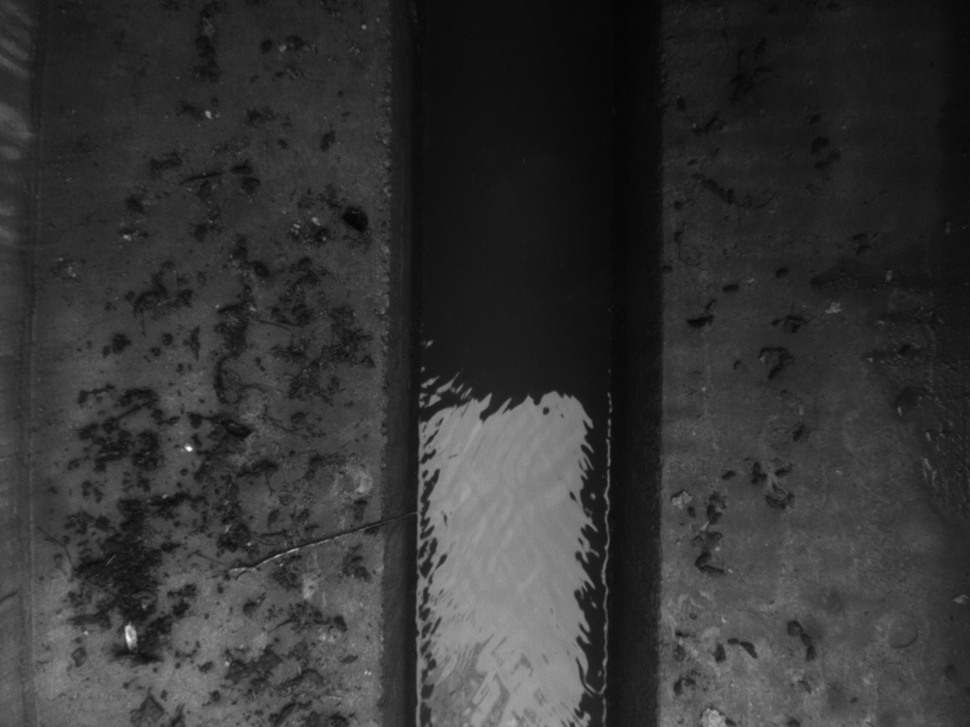
//> input picture test6.bmp, 970 x 727 px, shrunk from 1280 x 960 before the run
$ ./main   (built with g++ and OpenCV 4)
//> lines starting //> are read from the running program, lines starting //| are printed output that depends on the picture
#include "opencv2/imgproc/imgproc.hpp"
#include "opencv2/highgui/highgui.hpp"
#include <stdlib.h>
#include <stdio.h>
#include <string>
#include <fstream>
#include <iostream>

using namespace cv;
using namespace std;

bool myComparison(const pair<int,int> &a,const pair<int,int> &b)
{
	 return a.first > b.first;
}

bool myComparisonD(const pair<double,int> &a,const pair<double,int> &b)
{
	return a.first > b.first;
}

// sobel
int main( int argc, char** argv )
{
	Mat src, src_gray, dst;
	char* window_name = "Sobel Demo - Simple Edge Detector";
	int scale = 1;
	int delta = 0;
	int ddepth = CV_16S;

	int c;

    string filename = "/home/igorpesic/ClionProjects/AutoROIdetection/test6.bmp";
	/// Load an image
	src = imread(filename);
//> src is the input picture: 727 rows x 970 cols, CV_8UC3; min 3, max 255, mean 52.7

	if( !src.data )
	{ return -1; }

	GaussianBlur( src, src, Size(3,3), 0, 0, BORDER_DEFAULT );

	/// Convert it to gray
	cvtColor( src, src_gray, CV_BGR2GRAY );

	double claheSize = 1.8;
	Ptr<CLAHE> clahe = createCLAHE(claheSize, Size(claheSize, claheSize));
	Mat outputImg;
	clahe->apply(src_gray, src_gray);
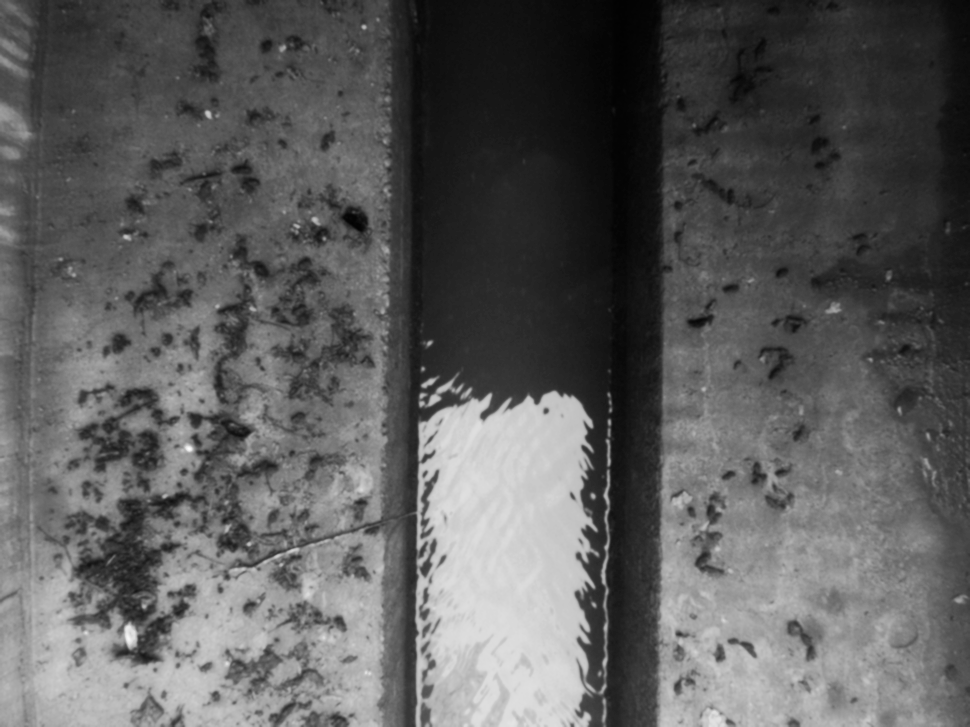
//> src_gray: 727 rows x 970 cols, CV_8UC1; min 2, max 251, mean 92.9

	/// Create window
	namedWindow( "after clahe", CV_WINDOW_NORMAL );
	imshow( "after clahe", src_gray );
	waitKey(0);

	/// Create window
	namedWindow( window_name, CV_WINDOW_NORMAL );

	/// Generate grad_x and grad_y
	Mat grad_x, grad_y;
	Mat abs_grad_x, abs_grad_y;

	/// Gradient X
	//Scharr( src_gray, grad_x, ddepth, 1, 0, scale, delta, BORDER_DEFAULT );
	Sobel( src_gray, grad_x, ddepth, 4, 0, 5, scale, delta, BORDER_ISOLATED );
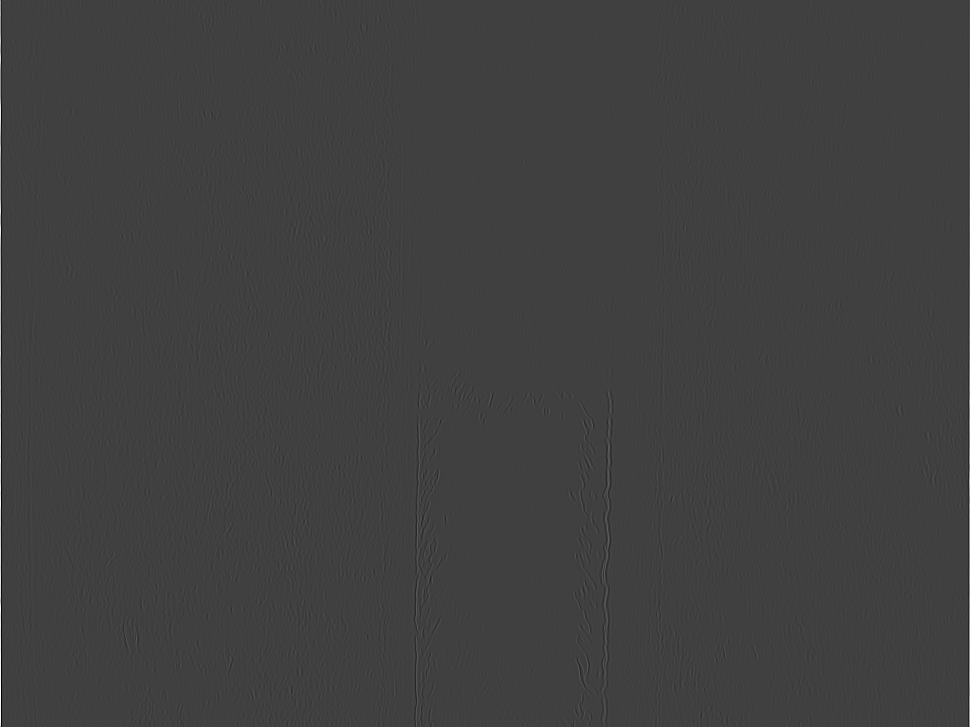
//> grad_x: 727 rows x 970 cols, CV_16SC1; min -2801, max 8307, mean 5.7; drawn with min black and max white
	convertScaleAbs( grad_x, abs_grad_x );
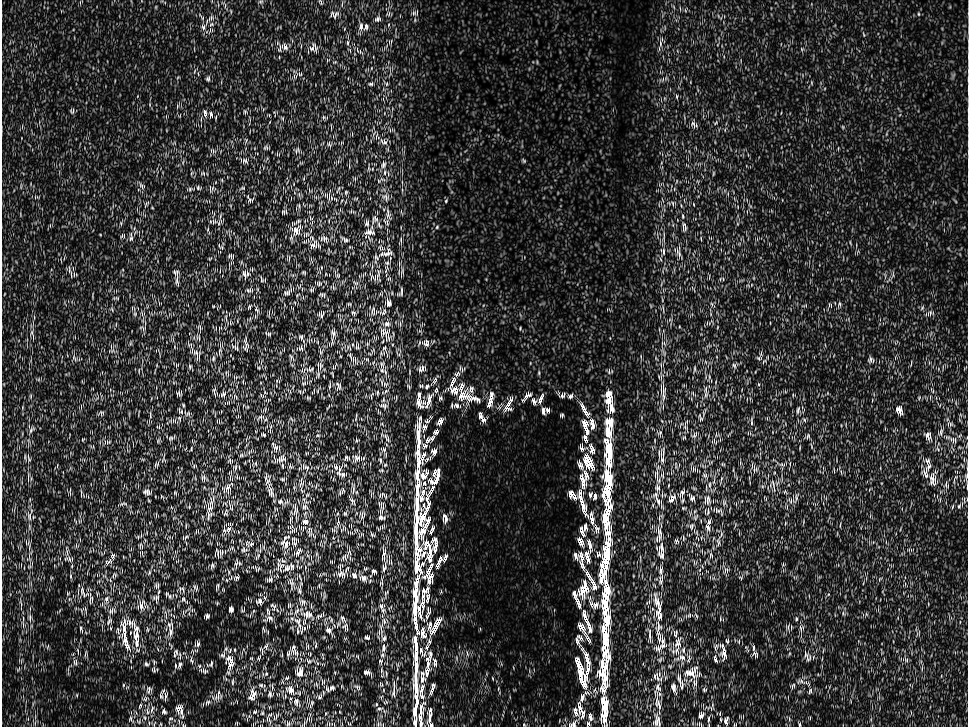
//> abs_grad_x: 727 rows x 970 cols, CV_8UC1; min 0, max 255, mean 56.3

	// filter dark pixels
	inRange(abs_grad_x, 150, 255, abs_grad_x);
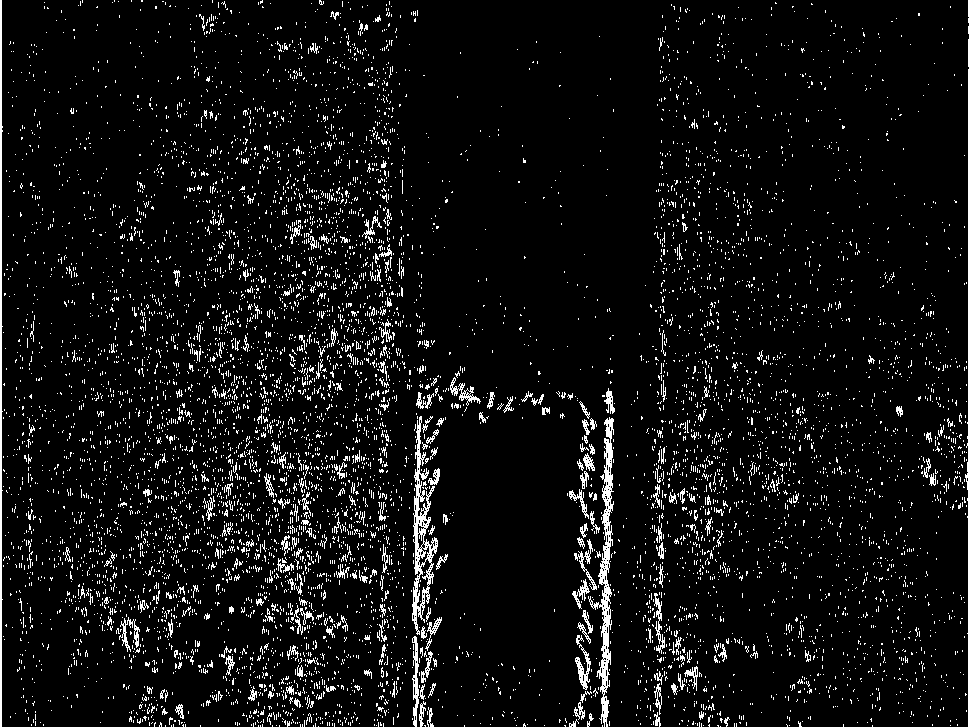
//> abs_grad_x: 727 rows x 970 cols, CV_8UC1; 6.3% white in thin lines or dots

	Mat col_sum;
	cv::reduce(abs_grad_x, col_sum, 0, CV_REDUCE_SUM, CV_32S);
//> col_sum = 970 values, max 185385 at index 0, min 0 at index 495, mean 11713.4
	cout << "columns sumed up" << endl;
	cout << col_sum << endl;
//> (printed output is left out)
	ofstream myfile;
	myfile.open ("/home/igorpesic/ClionProjects/AutoROIdetection/example.txt");
	myfile << col_sum;
	myfile.close();

	// get gradient of col_sum
	vector<int> grad(col_sum.cols-1, 0);
	for(int i = 0; i < grad.size(); i++)
	{
		grad[i] = abs(col_sum.at<int>(i) - col_sum.at<int>(i+1));
	}
//> after the loop, grad = 969 values, max 183345 at index 1, min 0 at index 0, mean 2865.3


	// pixels to cut off left and right
	// TODO: we'll need this later to adjust the results
	int cutoff = 7;
	//grad.erase(grad.begin(), grad.begin()+cutoff);
	//grad.erase(grad.end()-cutoff , grad.end());

	// save 20 cols with biggest values
	int size_to_save = 30;
	vector<pair<int,int> > max_grad(size_to_save);
	for(int i = 0; i < grad.size(); i++){
		if(grad[i] > max_grad[size_to_save-1].first){
			max_grad[size_to_save-1].first = grad[i];
			max_grad[size_to_save-1].second = i;
			sort(max_grad.begin(), max_grad.end(), myComparison);
		}
	}
//> after the loop, max_grad = 30 pairs, first 12: [183345, 1], [172890, 967], [28305, 414], [23460, 417], [20655, 412], [17340, 610], [17340, 601], [15555, 661], [15300, 658], [14790, 605], [14280, 603], [14280, 660]

	// for all of the found, find ave (with the other +-20 pixels) and choose those with the biggest diff from ave
	int local_area = 10;
	vector<pair<double,int> > diff_to_ave;
	for(int i = 0; i < size_to_save; i++)
	{
		int local_sum = 0;
		for(int j = max_grad[i].second-local_area; j < max_grad[i].second+local_area; j++)
		{
			if(j < 0 || j > grad.size())
			{
				local_sum = 0;
				break;
			}
			if(j == max_grad[i].second)
				continue;
			local_sum += grad[j];
		}
		double ave = (double)(local_sum) / (double)(local_area*2.0);
		double res;
		ave == 0 ? res = 0 : res = max_grad[i].first - ave;		// res = 0 for edges of the image
		diff_to_ave.push_back(pair<double,int>(res, max_grad[i].second));
	}
//> this loop made 30 passes
//> (local_sum, ave, res) on passes 3 to 14: (92565, 4628.2, 23676.8), (105315, 5265.8, 18194.2), (98685, 4934.2, 15720.8), (119340, 5967, 11373), (110160, 5508, 11832), (119850, 5992.5, 9562.5), (111945, 5597.2, 9702.8), (128775, 6438.8, 8351.2), (124950, 6247.5, 8032.5), (121125, 6056.2, 8223.8), (124440, 6222, 7803), (128265, 6413.2, 6846.8)
//> (local_sum, ave) on passes 1 to 2: (0, 0), (0, 0)
	sort(diff_to_ave.begin(), diff_to_ave.end(), myComparisonD);
//> diff_to_ave = 30 pairs, first 12: [23676.8, 414], [18194.2, 417], [15720.8, 412], [11832, 601], [11373, 610], [9702.8, 658], [9562.5, 661], [8427.8, 381], [8364, 214], [8351.2, 605], [8223.8, 660], [8032.5, 603]

	int line_col_1, line_col_2;	// columns of the two ROI lines
	bool line_col_2_found = false;
	bool left_found = false;

	line_col_1 = diff_to_ave[0].second;
//> line_col_1 = 414
	if(line_col_1 < round(abs_grad_x.cols / 2.0))
		left_found = true;
	for(int i = 0; i < size_to_save; i++)
	{
		cout << "max: " << diff_to_ave[i].first << " at place " <<  diff_to_ave[i].second <<  endl;
		if(abs(diff_to_ave[i].second - line_col_1) > 10 && !line_col_2_found
				&& ((left_found && diff_to_ave[i].second > round(abs_grad_x.cols / 2.0))
					 || (!left_found && diff_to_ave[i].second < round(abs_grad_x.cols / 2.0)) ) )
		{
			line_col_2 = diff_to_ave[i].second;
			line_col_2_found = true;
			cout << "line_col_2: " << line_col_2 << endl;
		}

	}
//> this loop made 30 passes
//> line_col_2 on pass 4: 601
//| max: 23676.8 at place 414
//| max: 18194.2 at place 417
//| max: 15720.8 at place 412
//| max: 11832 at place 601
//| line_col_2: 601
//| max: 11373 at place 610
//| max: 9702.75 at place 658
//| max: 9562.5 at place 661
//| max: 8427.75 at place 381
//> (output is shown up to pass 8 of 30)
//> after the loop, line_col_2 = 601; line_col_2_found = true

	imshow( window_name, abs_grad_x );
	Point ptUL(line_col_1, 0);
//> ptUL = Point(414, 0)
	Point ptUR(line_col_2, 0);
//> ptUR = Point(601, 0)
	Point ptDL(line_col_1, src.rows);
//> ptDL = Point(414, 727)
	Point ptDR(line_col_2, src.rows);
//> ptDR = Point(601, 727)
	line(src, ptUL, ptDL, Scalar(255,0,0));
	line(src, ptUR, ptDR, Scalar(0,255,0));
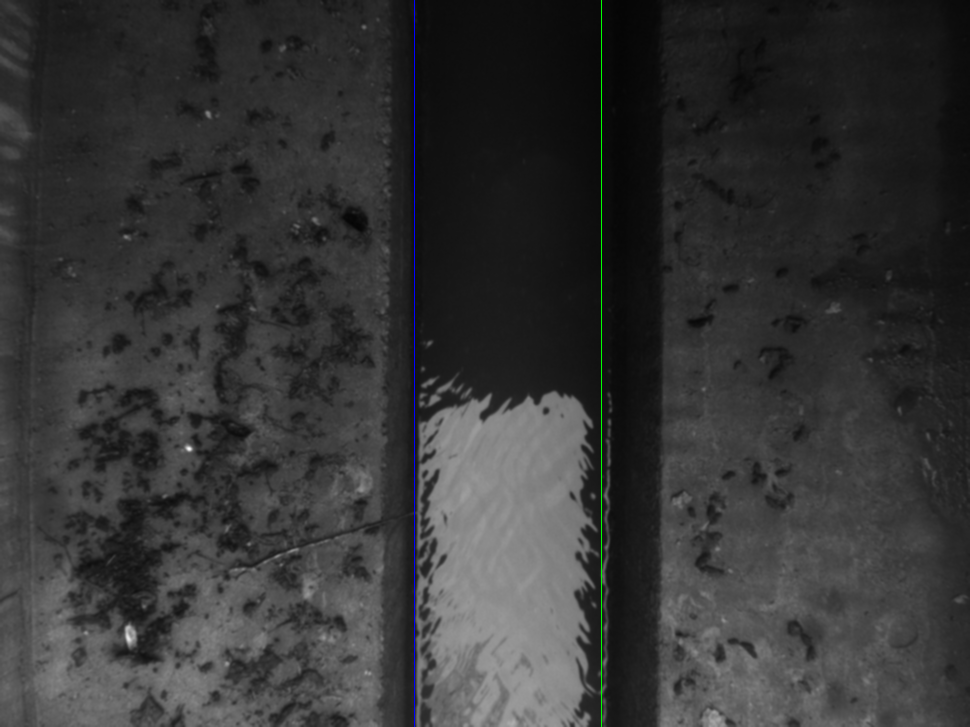
//> src: 727 rows x 970 cols, CV_8UC3; mean B, G, R 53, 53, 52.7
	waitKey(0);
	namedWindow( "ROI", CV_WINDOW_NORMAL );
	imshow( "ROI", src );
	waitKey(0);
	return 0;
}

$ run again, with test1.bmp copied over test6.bmp
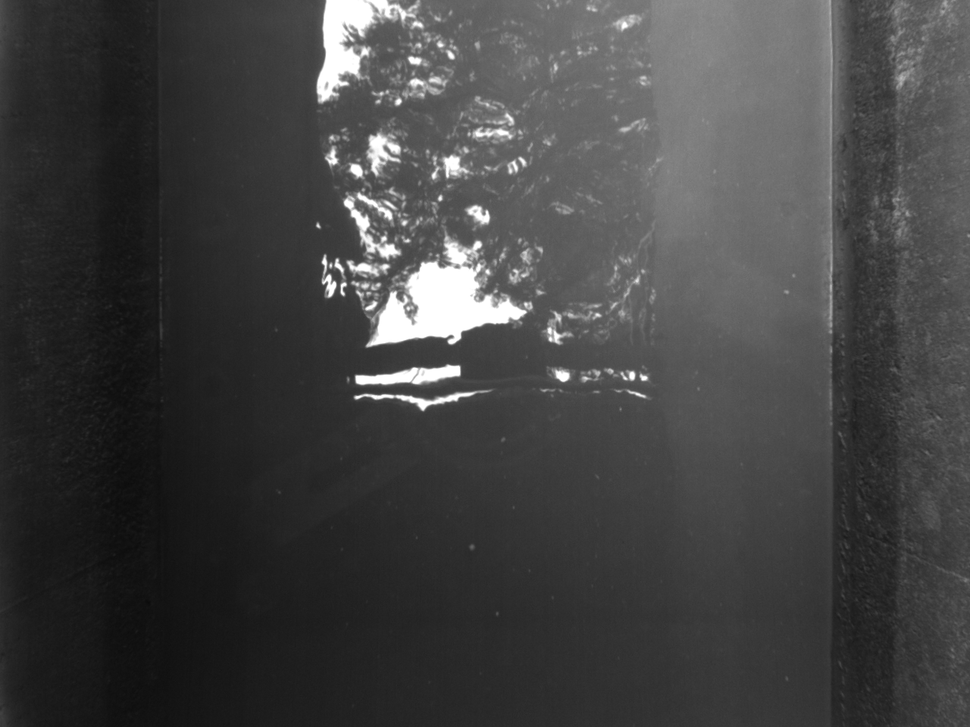
//> input picture test1.bmp, 970 x 727 px, shrunk from 1280 x 960 before the run
//> src is the input picture: 727 rows x 970 cols, CV_8UC3; min 11, max 255, mean 67
//> `inRange(abs_grad_x, 150, 255, abs_grad_x);`:
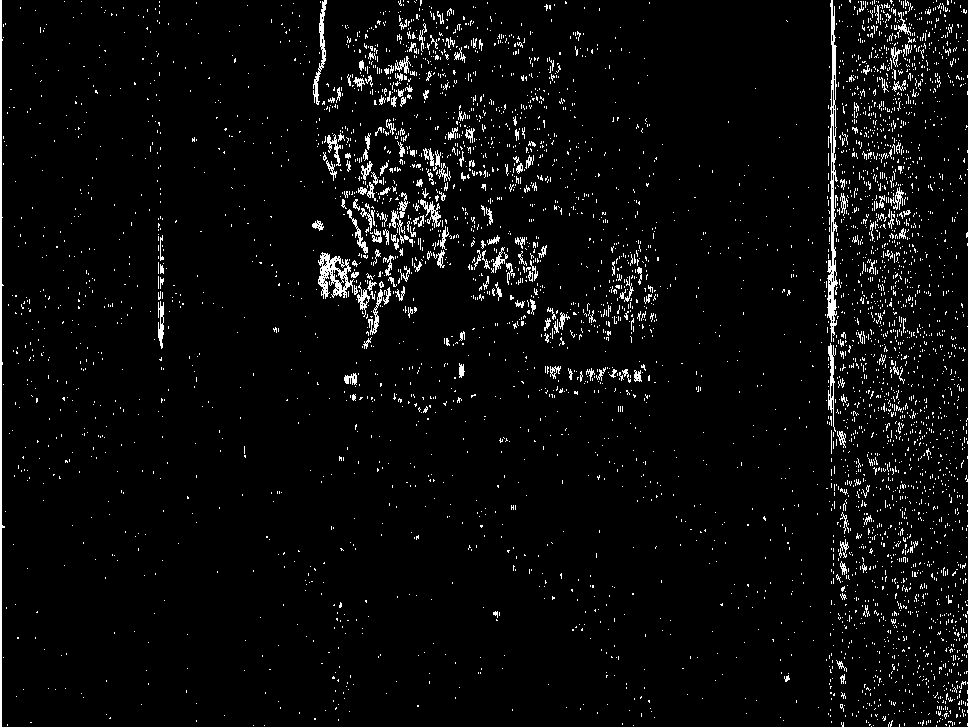
//> abs_grad_x: 727 rows x 970 cols, CV_8UC1; 4.2% white in thin lines or dots
//> col_sum = 970 values, max 185385 at index 0, min 0 at index 34, mean 7769.4
//> (printed output is left out)
//> after the loop `for(int i = 0; i < grad.size(); i++)`: grad = 969 values, max 182580 at index 1, min 0 at index 0, mean 2515.3
//> after the loop `for(int i = 0; i < grad.size(); i++)`: max_grad = 30 pairs, first 12: [182580, 1], [168300, 967], [66045, 830], [64515, 833], [41310, 832], [35955, 831], [35190, 827], [33660, 835], [21675, 157], [20910, 159], [19890, 890], [15045, 829]
//> the loop `for(int i = 0; i < size_to_save; i++)` made 30 passes
//> (local_sum, ave, res) on passes 3 to 10: (267750, 13387.5, 52657.5), (285345, 14267.2, 50247.8), (303450, 15172.5, 26137.5), (302430, 15121.5, 20833.5), (287385, 14369.2, 20820.8), (327165, 16358.2, 17301.8), (81855, 4092.8, 17582.2), (83895, 4194.8, 16715.2)
//> diff_to_ave = 30 pairs, first 12: [52657.5, 830], [50247.8, 833], [26137.5, 832], [20833.5, 831], [20820.8, 827], [17582.2, 157], [17301.8, 835], [16715.2, 159], [15975.8, 890], [10327.5, 158], [9843, 160], [7726.5, 891]
//> line_col_1 = 830
//> the loop `for(int i = 0; i < size_to_save; i++)` made 30 passes
//> line_col_2 on pass 6: 157
//> (printed output is left out)
//> after the loop `for(int i = 0; i < size_to_save; i++)`: line_col_2 = 157; line_col_2_found = true
//> ptUL = Point(830, 0)
//> ptUR = Point(157, 0)
//> ptDL = Point(830, 727)
//> ptDR = Point(157, 727)
//> `line(src, ptUR, ptDR, Scalar(0,255,0));`:
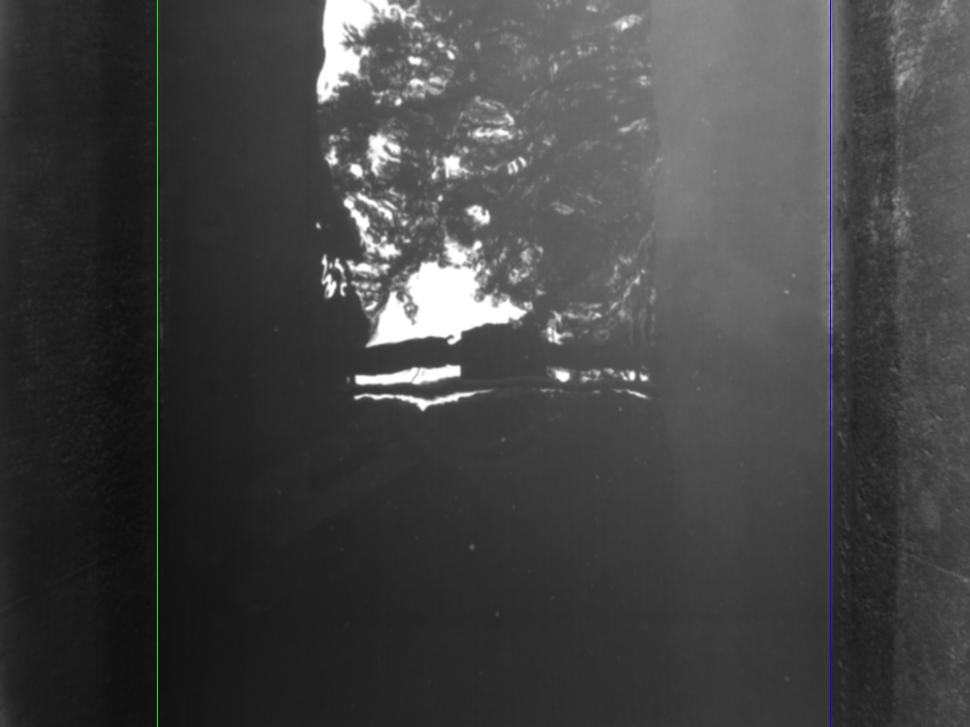
//> src: 727 rows x 970 cols, CV_8UC3; mean B, G, R 67.2, 67.2, 66.9
